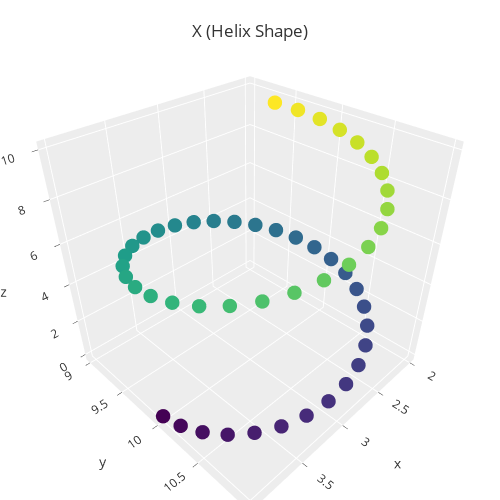

Notebook code for this chart:
### Code cell
#@title (plot helix shape) { display-mode: "form" }
trace1 = go.Scatter3d(
    x=X[:, 0], y=X[:, 1], z=X[:, 2], mode='markers', 
    marker=dict(size=5,  color=row_index, colorscale='Viridis',)
)

layout = dict(
    title=dict(text="X (Helix Shape)", y=0.95), 
    height=500, width=500, autosize=False,
    margin=dict(l=0, r=0, b=0, t=30),
    template="ggplot2",
    scene=dict(
        aspectmode="cube", # for 3d viewing 
    ), 
)

fig = go.Figure(data=[trace1], layout=layout)
fig.show(config={'displayModeBar': False, 'scrollZoom': False})

# Q: how to reduce from 3D to 2D, while keeping the most information on new axes?

### Figure 1 — Plotly figure (JSON) as saved in the notebook; plotly's stock layout.template omitted (floating-point values rounded to 4 significant figures)
{"data": [{"marker": {"color": [0, 1, 2, 3, 4, 5, 6, 7, 8, 9, 10, 11, 12, 13, 14, 15, 16, 17, 18, 19, 20, 21, 22, 23, 24, 25, 26, 27, 28, 29, 30, 31, 32, 33, 34, 35, 36, 37, 38, 39, 40, 41, 42, 43, 44, 45, 46, 47, 48, 49], "colorscale": [[0, "#440154"], [0.1111, "#482878"], [0.2222, "#3e4989"], [0.3333, "#31688e"], [0.4444, "#26828e"], [0.5556, "#1f9e89"], [0.6667, "#35b779"], [0.7778, "#6ece58"], [0.8889, "#b5de2b"], [1, "#fde725"]], "size": 5}, "mode": "markers", "type": "scatter3d", "x": [4, 3.979, 3.918, 3.818, 3.685, 3.523, 3.339, 3.142, 2.938, 2.737, 2.547, 2.376, 2.23, 2.117, 2.04, 2.003, 2.008, 2.053, 2.138, 2.259, 2.41, 2.586, 2.779, 2.981, 3.185, 3.38, 3.559, 3.716, 3.842, 3.934, 3.987, 3.999, 3.97, 3.9, 3.793, 3.653, 3.486, 3.298, 3.099, 2.895, 2.696, 2.509, 2.343, 2.203, 2.097, 2.029, 2.001, 2.014, 2.068, 2.161], "y": [10, 10.2, 10.4, 10.57, 10.73, 10.85, 10.94, 10.99, 11.0, 10.96, 10.89, 10.78, 10.64, 10.47, 10.28, 10.08, 9.877, 9.678, 9.493, 9.329, 9.192, 9.09, 9.025, 9.0, 9.017, 9.075, 9.171, 9.302, 9.461, 9.643, 9.84, 10.04, 10.24, 10.44, 10.61, 10.76, 10.87, 10.95, 11.0, 10.99, 10.95, 10.87, 10.75, 10.6, 10.43, 10.24, 10.04, 9.834, 9.637, 9.456], "z": [0, 0.2041, 0.4082, 0.6122, 0.8163, 1.02, 1.224, 1.429, 1.633, 1.837, 2.041, 2.245, 2.449, 2.653, 2.857, 3.061, 3.265, 3.469, 3.673, 3.878, 4.082, 4.286, 4.49, 4.694, 4.898, 5.102, 5.306, 5.51, 5.714, 5.918, 6.122, 6.327, 6.531, 6.735, 6.939, 7.143, 7.347, 7.551, 7.755, 7.959, 8.163, 8.367, 8.571, 8.776, 8.98, 9.184, 9.388, 9.592, 9.796, 10]}], "layout": {"autosize": false, "height": 500, "margin": {"b": 0, "l": 0, "r": 0, "t": 30}, "scene": {"aspectmode": "cube", "aspectratio": {"x": 1, "y": 1, "z": 1}}, "title": {"text": "X (Helix Shape)", "y": 0.95}, "width": 500}}
